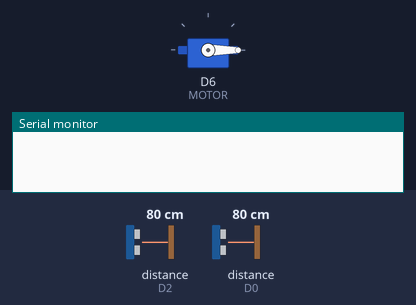
Recording of a sketch running on a simulated ESP8266 (NodeMCU). Parts: servo, the last lines printed to the serial monitor. Wiring (inferred from the names in the program): 2 × ultrasonic range finder: trigger D1, echo D2 / trigger D7, echo D0. Inputs (shaded band) come from the test bench; at power-on: distance to the obstacle (sensors on D2, D0) 80 cm. The echo pulse lasts 58.3 µs per cm.

Above: at 0.0 s.
At 5.2 s:
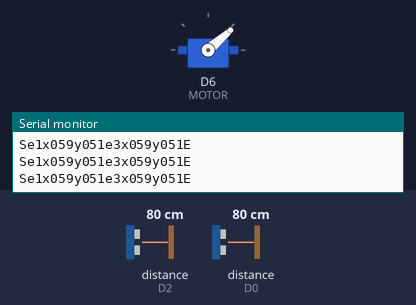
5.3 s: distance to the obstacle (sensor on D2) set to 2 cm
At 17.6 s:
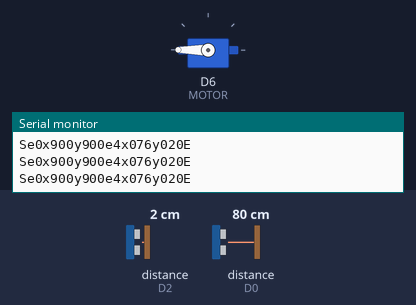
Timing chart, 0 to 19.1 s (numbered marks = the images above; inputs shaded):
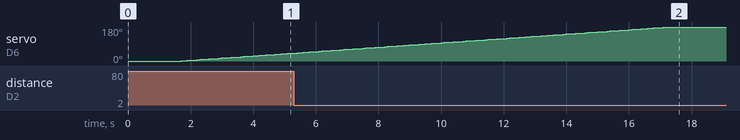

The sketch:

ENEMY_DETECT.ino
```cpp
/*
 * Controlling UltraSonic Sensor Turret
 * Servo Motor -> 0 ~ 180
 * Senor : 2 -> Opposite Side
 * Detection Range : 2 ~ 100
 * Sequence :
 * 1. Servo Moves on Evey 1ms
 * 2. 2 UltraSensor On
 * 3. If Enemy is Detected from at least one Sensor, send Packet Message for Atmega128 to Control Laser Turret
 * 4. Packet Message Form : Se_x___y___e_x___y___E
 * 5. S : Start
 * 6. E : End
 * 7. e : Quadra Number -> if 0, no Enemy
 * 8. x, y : Coordinate
*/
// UltraSonic Pin Definition
#define TRIGPIN1  D1
#define ECHOPIN1  D2
#define TRIGPIN2  D7
#define ECHOPIN2  D0

// Motor Pin Definition
#define MOTOR   D6

// Headerfile Include
#include <Servo.h>
#include <Ticker.h>

// Defining Struct -> for data to be sent
typedef struct {
  int e; // which Quadra
  int x; // x coordinate
  int y; // y coordinate
}p; // name this struct as 'p'

// Declaring Class
Ticker timer;
Servo motor1;

long duration; // for raw data from UltraSonic Sensor
int measure[2]; // for real data calculated from raw data, 0 for Ultra 1, 1 for Ultra 2
volatile int ang = 0; // angle for Servo Motor
volatile int pwm = 0; // rescaled from ang -> 0 ~ 2140
volatile int cnv = 0; // flag which indicated angle to be increased or decreased
char packet[23] = {0,}; // Character Array to be sent to ATmega 128
p pack[2]; // strcut type 'p' array

// Timer Interrupt Function -> For moving Servo
void timerCallback(){
  // rescaling angle -> pwm
  if(cnv==false) pwm = map(ang, 0, 180, 0, 2140) + 480;
  else pwm = map(ang, 180, 0, 2140, 0) +480;

  // move Servo motor with pwm
  motor1.writeMicroseconds(pwm);

  // cnv == 0 -> ang increase, cnv == 1 -> ang decrease
  if(cnv==0) {
    ang++;
    if(ang>=180) cnv = 1;
    }
  else {
    ang--;
    if(ang<=0) cnv = 0;
  }
}

// Getting Distance Data from UltraSonic Sensor
void UltraSonic(int tri, int echo, int idx){
  // tri : TrigPin, echo : EchoPin, idx : Sensor Number
  digitalWrite(tri, LOW);
  delayMicroseconds(2);
  digitalWrite(tri, HIGH);
  delayMicroseconds(10);
  digitalWrite(tri, LOW);
  duration = pulseInLong(echo, HIGH);
  measure[idx] = duration * 0.034 / 2;
}

// Identifies which Quadra the Enemy is in now
int getQua(int idx, int x, int y){
  if(x>=0&&y>=0) return 1;
  else if(x<0&&y>=0) return 2;
  else if(x<0&&y<0) return 3;
  return 4;
}

// Getting x, y Coordinate
void getXY(int idx, int ang){
  // Since two UltraSonic Sensors are opposite,
  // Angle on Ultra Sensor 2 needs to 180 added
   if(idx) ang += 180;

   // x, y coodinate and Quadra Number
   pack[idx].x = (int)(cos((float)ang*PI/180) * (double)measure[idx]);
   pack[idx].y = (int)(sin((float)ang*PI/180) * (double)measure[idx]);
   pack[idx].e = getQua(idx, pack[idx].x, pack[idx].y);

   // abs for Packet Format
   pack[idx].x = abs(pack[idx].x);
   pack[idx].y = abs(pack[idx].y);
}

// True : Enemy ditected, Fale : No Enemy
bool isThereEnemy(int ang){
  // flag : true -> Enemy ditected by at least on Ultra Sensor
  // false -> No Enemy on both UltraSensor
  bool flag = false;
  for(int i=0;i<2;i++){
    getXY(i, ang);
    if(measure[i]<=100 && measure[i] >=2) flag = true;
    else {
      // No Enemy -> (900, 900)
      pack[i].x = 900;
      pack[i].y = 900;
      pack[i].e = 0;
    }
  }
  if(flag) return true;
  return false;
}

// Setup
void setup() {
  //Setting Pin
  pinMode(TRIGPIN1, OUTPUT);
  pinMode(ECHOPIN1, INPUT);
  pinMode(TRIGPIN2, OUTPUT);
  pinMode(ECHOPIN2, INPUT);
  motor1.attach(MOTOR);

  Serial.begin(9600); // Baud rate 9600

  // Servo Motor Check
  motor1.write(0);
  delay(1000);

  // Setting Timer Intterupt for every 1ms
  timer.attach(0.1, timerCallback);
}

// main funtion
void loop() {
  // UltraSonic Sensor Activation
  UltraSonic(TRIGPIN1, ECHOPIN1, 0);
  UltraSonic(TRIGPIN2, ECHOPIN2, 1);

  // if Enemy Detected -> Send Packet Message to ATmega 128 -> UART 1
  if(isThereEnemy(ang)){
    sprintf(packet, "Se%1dx%03dy%03de%1dx%03dy%03dE\n",
    pack[0].e, pack[0].x, pack[0].y,
    pack[1].e, pack[1].x, pack[1].y);
    Serial.print(packet);
  }
}
```
